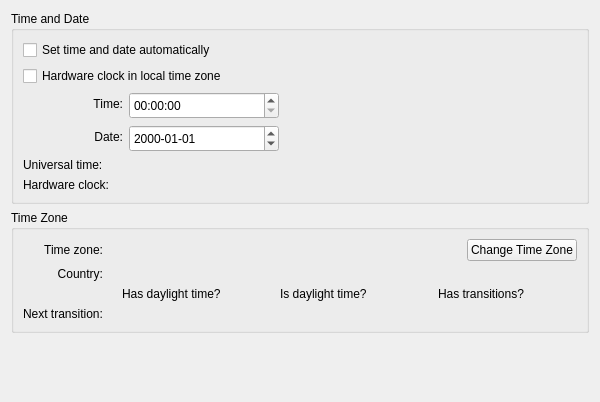
<?xml version="1.0" encoding="UTF-8"?>
<ui version="4.0">
 <class>PageTimeDate</class>
 <widget class="QWidget" name="PageTimeDate">
  <property name="geometry">
   <rect>
    <x>0</x>
    <y>0</y>
    <width>600</width>
    <height>402</height>
   </rect>
  </property>
  <property name="windowTitle">
   <string notr="true">Form</string>
  </property>
  <layout class="QVBoxLayout" name="verticalLayout">
   <item>
    <widget class="QGroupBox" name="timeDateGroupBox">
     <property name="layoutDirection">
      <enum>Qt::LeftToRight</enum>
     </property>
     <property name="title">
      <string>Time and Date</string>
     </property>
     <layout class="QVBoxLayout" name="verticalLayout_2">
      <property name="sizeConstraint">
       <enum>QLayout::SetMaximumSize</enum>
      </property>
      <item>
       <widget class="QCheckBox" name="isNtpEnabledCheckBox">
        <property name="text">
         <string>Set time and date automatically</string>
        </property>
       </widget>
      </item>
      <item>
       <widget class="QCheckBox" name="isRtcLocalCheckBox">
        <property name="text">
         <string>Hardware clock in local time zone</string>
        </property>
       </widget>
      </item>
      <item>
       <layout class="QFormLayout" name="timeDateFormLayout">
        <property name="sizeConstraint">
         <enum>QLayout::SetMaximumSize</enum>
        </property>
        <item row="0" column="0">
         <widget class="QLabel" name="timeLabel">
          <property name="minimumSize">
           <size>
            <width>100</width>
            <height>0</height>
           </size>
          </property>
          <property name="text">
           <string>Time:</string>
          </property>
          <property name="alignment">
           <set>Qt::AlignRight|Qt::AlignTrailing|Qt::AlignVCenter</set>
          </property>
         </widget>
        </item>
        <item row="0" column="1">
         <widget class="QTimeEdit" name="timeEdit">
          <property name="sizePolicy">
           <sizepolicy hsizetype="Maximum" vsizetype="Fixed">
            <horstretch>0</horstretch>
            <verstretch>0</verstretch>
           </sizepolicy>
          </property>
          <property name="minimumSize">
           <size>
            <width>150</width>
            <height>27</height>
           </size>
          </property>
          <property name="displayFormat">
           <string notr="true">HH:mm:ss</string>
          </property>
         </widget>
        </item>
        <item row="4" column="0">
         <widget class="QLabel" name="rtcLabel">
          <property name="text">
           <string>Hardware clock:</string>
          </property>
         </widget>
        </item>
        <item row="3" column="0">
         <widget class="QLabel" name="utcLabel">
          <property name="text">
           <string>Universal time:</string>
          </property>
         </widget>
        </item>
        <item row="3" column="1">
         <widget class="QLabel" name="utcTimeLabel">
          <property name="text">
           <string notr="true"/>
          </property>
         </widget>
        </item>
        <item row="4" column="1">
         <widget class="QLabel" name="rtcTimeLabel">
          <property name="text">
           <string notr="true"/>
          </property>
         </widget>
        </item>
        <item row="1" column="0">
         <widget class="QLabel" name="dateLabel">
          <property name="minimumSize">
           <size>
            <width>100</width>
            <height>0</height>
           </size>
          </property>
          <property name="text">
           <string>Date:</string>
          </property>
          <property name="alignment">
           <set>Qt::AlignRight|Qt::AlignTrailing|Qt::AlignVCenter</set>
          </property>
         </widget>
        </item>
        <item row="1" column="1">
         <widget class="QDateEdit" name="dateEdit">
          <property name="sizePolicy">
           <sizepolicy hsizetype="Maximum" vsizetype="Fixed">
            <horstretch>0</horstretch>
            <verstretch>0</verstretch>
           </sizepolicy>
          </property>
          <property name="minimumSize">
           <size>
            <width>150</width>
            <height>27</height>
           </size>
          </property>
          <property name="displayFormat">
           <string notr="true">yyyy-MM-dd</string>
          </property>
         </widget>
        </item>
       </layout>
      </item>
     </layout>
    </widget>
   </item>
   <item>
    <widget class="QGroupBox" name="timeZoneGroupBox">
     <property name="title">
      <string>Time Zone</string>
     </property>
     <layout class="QVBoxLayout" name="verticalLayout_3">
      <item>
       <layout class="QFormLayout" name="timeZoneFormLayout">
        <property name="fieldGrowthPolicy">
         <enum>QFormLayout::AllNonFixedFieldsGrow</enum>
        </property>
        <property name="rowWrapPolicy">
         <enum>QFormLayout::DontWrapRows</enum>
        </property>
        <property name="labelAlignment">
         <set>Qt::AlignRight|Qt::AlignTrailing|Qt::AlignVCenter</set>
        </property>
        <item row="0" column="0">
         <widget class="QLabel" name="timeZoneLabel">
          <property name="text">
           <string>Time zone:</string>
          </property>
          <property name="alignment">
           <set>Qt::AlignRight|Qt::AlignTrailing|Qt::AlignVCenter</set>
          </property>
         </widget>
        </item>
        <item row="0" column="1">
         <layout class="QHBoxLayout" name="timeZoneHLayout">
          <item>
           <widget class="QLabel" name="timeZoneLabel_2">
            <property name="text">
             <string/>
            </property>
           </widget>
          </item>
          <item>
           <spacer name="timeZoneHSpacer">
            <property name="orientation">
             <enum>Qt::Horizontal</enum>
            </property>
            <property name="sizeHint" stdset="0">
             <size>
              <width>40</width>
              <height>20</height>
             </size>
            </property>
           </spacer>
          </item>
          <item>
           <widget class="QPushButton" name="timeZonePushButton">
            <property name="text">
             <string>Change Time Zone</string>
            </property>
           </widget>
          </item>
         </layout>
        </item>
        <item row="1" column="0">
         <widget class="QLabel" name="countryLabel">
          <property name="text">
           <string>Country:</string>
          </property>
          <property name="alignment">
           <set>Qt::AlignRight|Qt::AlignTrailing|Qt::AlignVCenter</set>
          </property>
         </widget>
        </item>
        <item row="1" column="1">
         <widget class="QLabel" name="countryLabel_2">
          <property name="text">
           <string notr="true"/>
          </property>
         </widget>
        </item>
        <item row="2" column="1">
         <layout class="QHBoxLayout" name="timeZoneInfoHLayout">
          <item>
           <layout class="QHBoxLayout" name="hasDaylightTimeHLayout">
            <item>
             <widget class="QLabel" name="hasDaylightTimeIcon">
              <property name="sizePolicy">
               <sizepolicy hsizetype="Minimum" vsizetype="Preferred">
                <horstretch>0</horstretch>
                <verstretch>0</verstretch>
               </sizepolicy>
              </property>
              <property name="text">
               <string/>
              </property>
             </widget>
            </item>
            <item>
             <widget class="QLabel" name="hasDaylightTimeLabel">
              <property name="sizePolicy">
               <sizepolicy hsizetype="Expanding" vsizetype="Preferred">
                <horstretch>0</horstretch>
                <verstretch>0</verstretch>
               </sizepolicy>
              </property>
              <property name="text">
               <string>Has daylight time?</string>
              </property>
             </widget>
            </item>
           </layout>
          </item>
          <item>
           <layout class="QHBoxLayout" name="isDaylightTimeHLayout">
            <item>
             <widget class="QLabel" name="isDaylightTimeIcon">
              <property name="sizePolicy">
               <sizepolicy hsizetype="Minimum" vsizetype="Preferred">
                <horstretch>0</horstretch>
                <verstretch>0</verstretch>
               </sizepolicy>
              </property>
              <property name="text">
               <string/>
              </property>
             </widget>
            </item>
            <item>
             <widget class="QLabel" name="isDaylightTimeLabel">
              <property name="sizePolicy">
               <sizepolicy hsizetype="Expanding" vsizetype="Preferred">
                <horstretch>0</horstretch>
                <verstretch>0</verstretch>
               </sizepolicy>
              </property>
              <property name="text">
               <string>Is daylight time?</string>
              </property>
             </widget>
            </item>
           </layout>
          </item>
          <item>
           <layout class="QHBoxLayout" name="hasTransitionsHLayout">
            <item>
             <widget class="QLabel" name="hasTransitionsIcon">
              <property name="sizePolicy">
               <sizepolicy hsizetype="Minimum" vsizetype="Preferred">
                <horstretch>0</horstretch>
                <verstretch>0</verstretch>
               </sizepolicy>
              </property>
              <property name="text">
               <string/>
              </property>
             </widget>
            </item>
            <item>
             <widget class="QLabel" name="hasTransitionsLabel">
              <property name="sizePolicy">
               <sizepolicy hsizetype="Expanding" vsizetype="Preferred">
                <horstretch>0</horstretch>
                <verstretch>0</verstretch>
               </sizepolicy>
              </property>
              <property name="text">
               <string>Has transitions?</string>
              </property>
             </widget>
            </item>
           </layout>
          </item>
         </layout>
        </item>
        <item row="3" column="0">
         <widget class="QLabel" name="nextTransitionLabel">
          <property name="text">
           <string>Next transition:</string>
          </property>
         </widget>
        </item>
        <item row="3" column="1">
         <widget class="QLabel" name="nextTransitionTimeLabel">
          <property name="text">
           <string notr="true"/>
          </property>
         </widget>
        </item>
       </layout>
      </item>
     </layout>
    </widget>
   </item>
   <item>
    <spacer name="verticalSpacer">
     <property name="orientation">
      <enum>Qt::Vertical</enum>
     </property>
     <property name="sizeHint" stdset="0">
      <size>
       <width>20</width>
       <height>40</height>
      </size>
     </property>
    </spacer>
   </item>
  </layout>
 </widget>
 <resources/>
 <connections/>
</ui>
